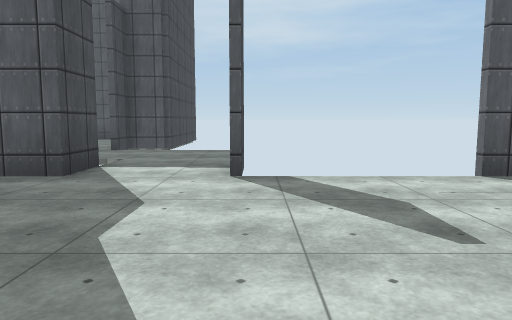
view 1 (above)

14 first-person views from a walk through a Unity game level. The camera is 1.3 m above the floor, tilts 6° down and sees 70° across. The floor is counted in squares, 2 m on a side. Each view is taken from the middle of a square. On the plan, view 1 faces up. The plan holds only what a view shows up to about 11 squares ahead; the rest is blank. The place goes on beyond the plan. Surface patterns are stand-ins for the level's own textures.

view 2
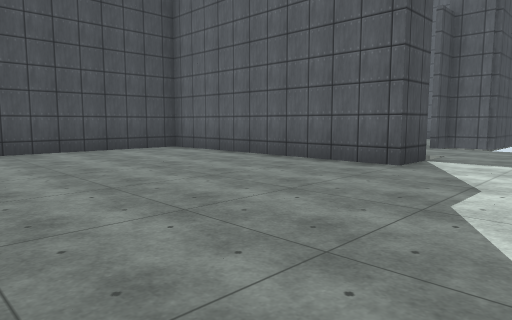

view 3
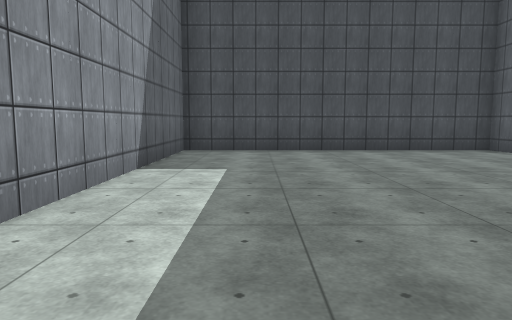

view 4
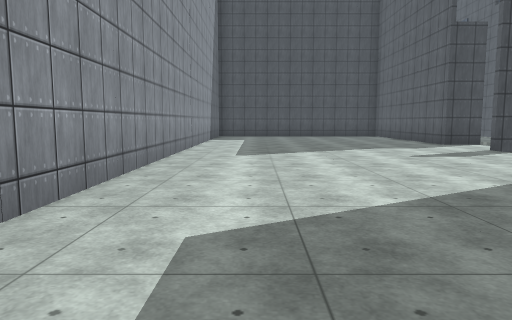

view 5
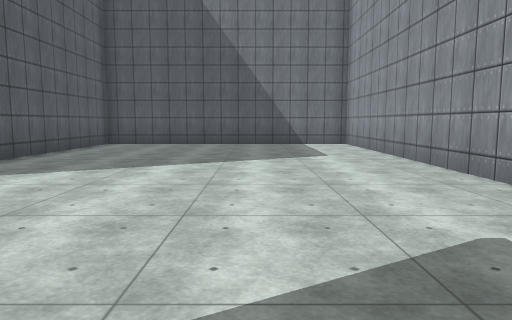

view 6
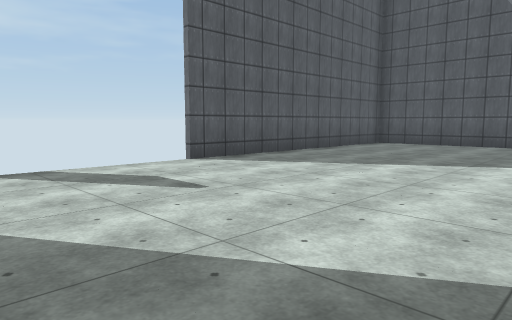

view 7
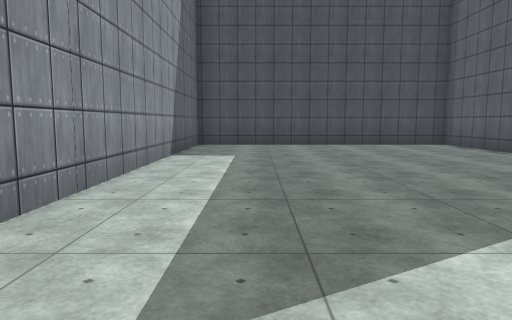

view 8
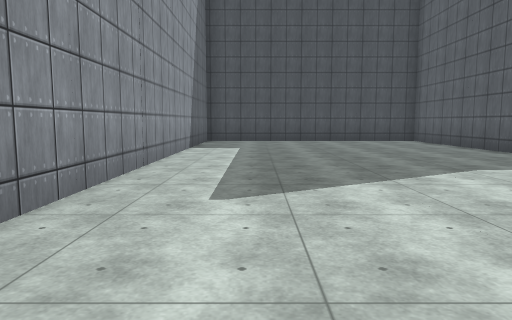

view 9
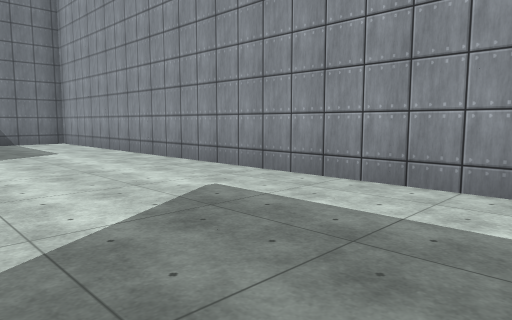

view 10
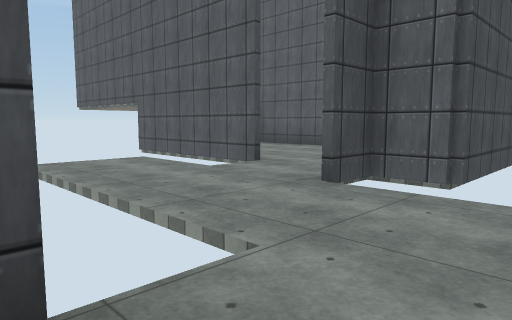

view 11
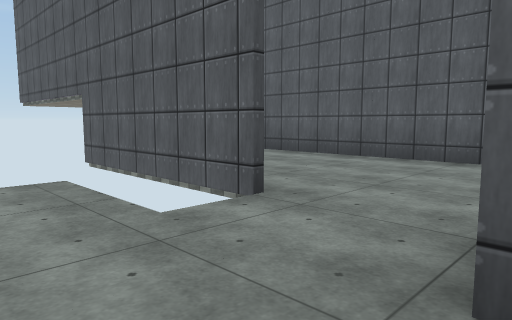

view 12
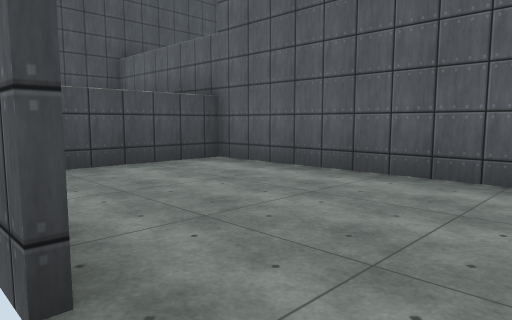

view 13
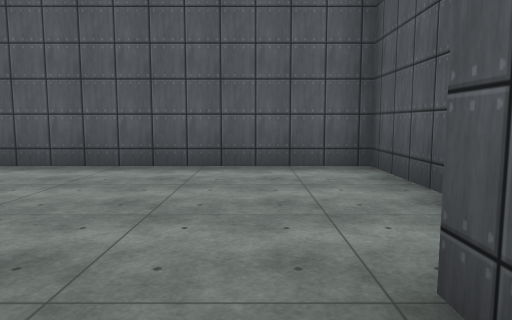

view 14
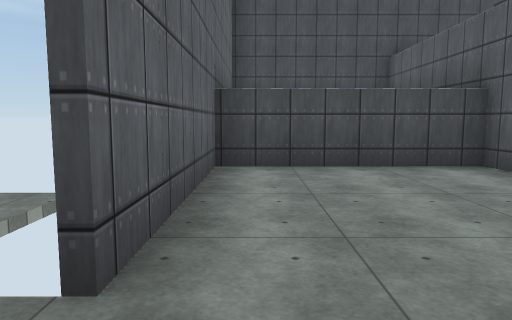

### Floor plan
Points are (right, up) in squares from view 1. A wall is a line through its corners. A room is listed if a view was taken in it or the views show most of it. See-through windows are left out.
Room 1 (views 1, 2, 3, 4, 5, 6, 7, 8, 9, 10)
walls: (-0.2, 5.1) (-0.2, 4.2); (-2.3, 5.4) (-2.3, 4.3) (-8.3, 4.3) (-8.3, -2.6) (9.7, -2.6) (9.7, 4.3) (2.9, 4.3)
ways out: opening at (-1.5, 5.5) to room 2
Room 2 (view 11)
walls: (-2.3, 9.3) (-3.2, 9.3) (-3.2, 8.2)
ways out: opening at (-1.5, 5.5) to room 1; opening at (-3, 7.5) to room 3
Room 3 (views 12, 13)
walls: (-5.3, 9.3) (-9.4, 9.3); (-3.3, 8.9) (-3.3, 9.4)
ways out: opening at (-3, 7.5) to room 2; opening at (-4.5, 9) to room 4
Room 4 (view 14)
walls: (-2.3, 11.2) (-2.3, 13.3) (-9.3, 13.3) (-9.3, 9.4) (-5.3, 9.4)
ways out: opening at (-4.5, 9) to room 3

Positions as (right, up) in squares from view 1, and headings:
1: (0, 0), facing up
2: (0, -1), facing up-left
3: (0, -1), facing left
4: (8, -1), facing left
5: (-1, 0), facing right
6: (-1, -1), facing up-right
7: (2, -1), facing left
8: (4, -1), facing left
9: (-2, 1), facing down-right
10: (-1, 5), facing up-left
11: (-3, 7), facing up-left
12: (-4, 9), facing up-left
13: (-4, 8), facing up
14: (-4, 10), facing left
